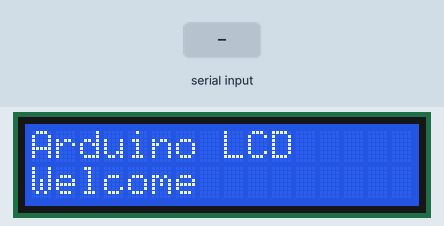
Bench run of a sketch on a simulated Arduino Uno, built with avr-gcc and run on an emulated ATmega328P. On the bench: 16×2 character LCD. Inputs (shaded band) come from the test bench.

Above: at 3.6 s.
At 8.0 s:
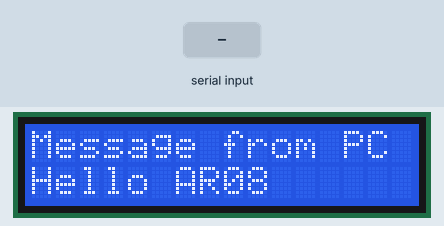
8.1 s: "1" received over Serial
At 8.6 s:
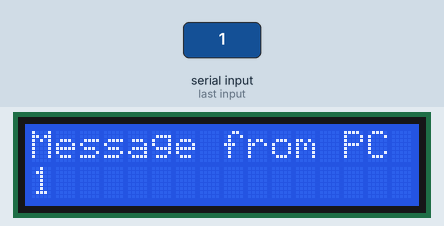
9.7 s: "0" received over Serial
At 11.0 s:
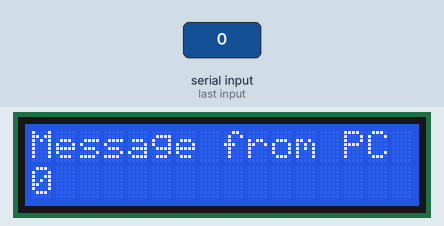
11.3 s: "2" received over Serial
At 12.3 s:
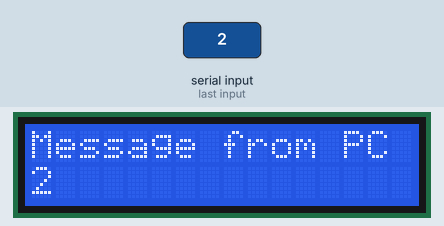
Timing chart, 0 to 14.3 s (numbered marks = the images above; inputs shaded):
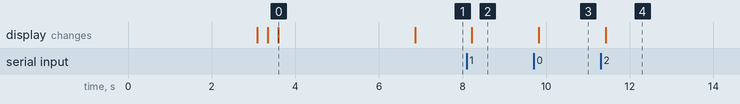

Measured:
- after the input at 8.1 s, the display: changes after 0.12 s (image 2)
- after the input at 9.7 s, the display: changes after 0.12 s (image 3)
- after the input at 11.3 s, the display: changes after 0.12 s (image 4)
- what the display in image 0 shows lasts 3.3 s, from 3.6 s to 6.9 s

The sketch:

AR08_LCD.ino.ino
```cpp
/*
 예제 3.2
 I2C를 이용한 LCD 출력
*/

// I2C 통신 라이브러리 설정
#include <Wire.h>
// I2C LCD 라리브러리 설정
#include <LiquidCrystal_I2C.h>

// LCD I2C address 설정 PCF8574:0x27, PCF8574A:0x3F
LiquidCrystal_I2C lcd(0x27,16,2);  // LCD address:0x27, 16X2 LCD, 0x3F

void setup()
{
  // 9600 bps로 시리얼 통신 설정
  Serial.begin(9600);
  lcd.init(); // LCD 설정
  lcd.clear();      // LCD를 모두 지운다.
  lcd.backlight();  // 백라이트를 켠다.
  // Arduino LCD, Welcome 표시
  lcd.setCursor(0,0);
  lcd.print("Arduino LCD");
  delay(3000);
  lcd.setCursor(0,1);
  lcd.print("Welcome");
  delay(250);

  // LCD 백라이트를 두 번 점멸
  lcd.noBacklight();
  delay(250);
  lcd.backlight();
  delay(250);
  lcd.backlight();
  delay(3000);
  // Open Serial Monitor, Type to display 표시
  lcd.clear();
  lcd.setCursor(0,0);
  lcd.print("Message from PC");
  lcd.setCursor(0,1);
  lcd.print("Hello AR08");
}

void loop()
{
  // 시리얼 통신 수신 값이 있을 때
  if (Serial.available()) {
    delay(100);
    // 모두 삭제
    lcd.clear();
     // 커서를 좌측 상단으로
    lcd.setCursor(0,0);
    // "Message from PC" 출력
    lcd.print("Message from PC");
    // 커서를 두 번째 줄로
    lcd.setCursor(0,1);

    // LCD에 PC에서 전송된 데이터를 출력
    while (Serial.available() > 0) {
      lcd.write(Serial.read());
    }
  }
}
```
